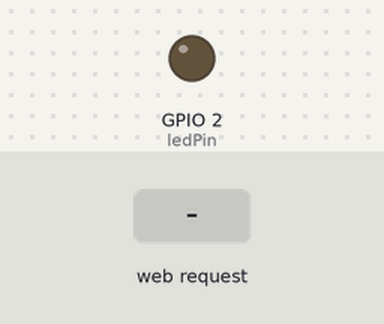
Simulated run of this program. Board: ESP32. Parts: output pins drawn as LEDs (lit = HIGH). Dashed ring = blinking. The inputs (shaded band) are chosen by the test bench. WiFi joins after 1.5 s; servers stay silent unless stated; storage starts empty; what the program prints to the serial monitor is not drawn.

Above: at 3.2 s.
3.3 s: HTTP request GET /StartBlinking received
At 3.7 s:
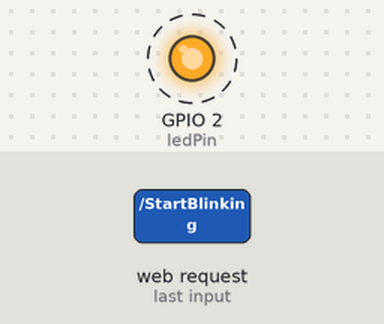
15.3 s: HTTP request GET /StopBlinking received
At 16.2 s:
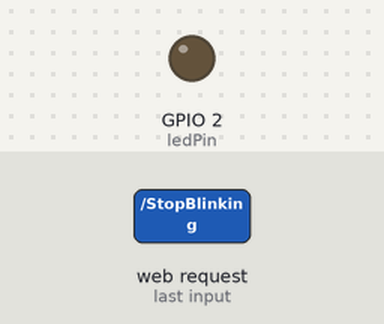
Timing chart, 0 to 17.8 s (numbered marks = the images above; inputs shaded):
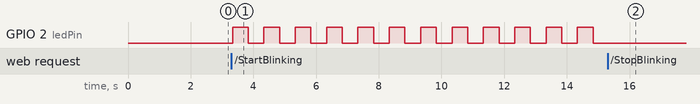

Measured:
- after the input at 3.3 s, GPIO 2 (ledPin): alternates HIGH for 0.50 s and LOW for 0.50 s, starting at once
- after the input at 15.3 s, GPIO 2 (ledPin): stops changing and stays LOW

The program:

main.cpp
```cpp
#include <Arduino.h>
#include <WiFi.h>
#include <ESPAsyncWebServer.h>
#include "SPIFFS.h"
#include "freertos/FreeRTOS.h"
#include "freertos/task.h"

const char* ssid = "SSID";
const char* password = "PASSWORD";

AsyncWebServer server(80);

TaskHandle_t blinkTaskHandle = NULL;
const int ledPin = 2; // Use GPIO 2 for the LED

void connectToWiFi() {
    Serial.print("Connecting to WiFi");
    WiFi.begin(ssid, password);
    while (WiFi.status() != WL_CONNECTED) {
        Serial.print(".");
        delay(1000);
    }
    Serial.println("Connected to WiFi");
    Serial.print("IP Address: ");
    Serial.println(WiFi.localIP());
}

void blinkTask(void *pvParameter) {
    int pin = *((int *)pvParameter);
    pinMode(pin, OUTPUT);
    Serial.println("Blink task started");
    while (1) {
        digitalWrite(pin, HIGH);
        vTaskDelay(pdMS_TO_TICKS(500));
        digitalWrite(pin, LOW);
        vTaskDelay(pdMS_TO_TICKS(500));
    }
}

void startBlinking() {
    if (blinkTaskHandle == NULL) {
        Serial.println("Starting blink task");
        xTaskCreate(blinkTask, "blinkTask", 4096, (void*)&ledPin, 1, &blinkTaskHandle);
    }
}

void stopBlinking() {
    if (blinkTaskHandle != NULL) {
        Serial.println("Stopping blink task");
        vTaskDelete(blinkTaskHandle);
        blinkTaskHandle = NULL;
        digitalWrite(ledPin, LOW); // Turn off the LED
    }
}

void listSPIFFSFiles() {
    File root = SPIFFS.open("/");
    File file = root.openNextFile();
    while (file) {
        Serial.print("FILE: ");
        Serial.println(file.name());
        file = root.openNextFile();
    }
}

void logRequest(AsyncWebServerRequest *request, int code) {
    Serial.printf("Client IP: %s, Requested URL: %s, Response Code: %d\n",
                  request->client()->remoteIP().toString().c_str(),
                  request->url().c_str(),
                  code);
}

void setup() {
    Serial.begin(115200);
    Serial.println("Setup started");
    connectToWiFi();

    // Initialize SPIFFS
    if (!SPIFFS.begin(true)) {
        Serial.println("An Error has occurred while mounting SPIFFS");
        return;
    }
    Serial.println("SPIFFS mounted successfully");
    listSPIFFSFiles();

    server.on("/", HTTP_GET, [](AsyncWebServerRequest *request){
        Serial.println("Request for / received");
        if(SPIFFS.exists("/index.html")) {
            request->send(SPIFFS, "/index.html", "text/html");
            logRequest(request, 200);
        } else {
            Serial.println("index.html not found");
            request->send(404, "text/plain", "index.html not found");
            logRequest(request, 404);
        }
    });

    server.on("/styles.css", HTTP_GET, [](AsyncWebServerRequest *request){
        Serial.println("Request for /styles.css received");
        if(SPIFFS.exists("/styles.css")) {
            request->send(SPIFFS, "/styles.css", "text/css");
            logRequest(request, 200);
        } else {
            Serial.println("styles.css not found");
            request->send(404, "text/plain", "styles.css not found");
            logRequest(request, 404);
        }
    });

    server.on("/script.js", HTTP_GET, [](AsyncWebServerRequest *request){
        Serial.println("Request for /script.js received");
        if(SPIFFS.exists("/script.js")) {
            request->send(SPIFFS, "/script.js", "application/javascript");
            logRequest(request, 200);
        } else {
            Serial.println("script.js not found");
            request->send(404, "text/plain", "script.js not found");
            logRequest(request, 404);
        }
    });

    server.on("/StartBlinking", HTTP_GET, [](AsyncWebServerRequest *request){
        Serial.println("Request for /StartBlinking received");
        startBlinking();
        request->send(200, "text/plain", "Started Blinking");
        logRequest(request, 200);
    });

    server.on("/StopBlinking", HTTP_GET, [](AsyncWebServerRequest *request){
        Serial.println("Request for /StopBlinking received");
        stopBlinking();
        request->send(200, "text/plain", "Stopped Blinking");
        logRequest(request, 200);
    });

    server.onNotFound([](AsyncWebServerRequest *request){
        Serial.print("Not Found: ");
        Serial.println(request->url());
        request->send(404, "text/plain", "Not found");
        logRequest(request, 404);
    });

    server.begin();
    Serial.println("HTTP server started");
}

void loop() {
    // Do nothing in the loop, everything is handled by tasks and server
}
```
